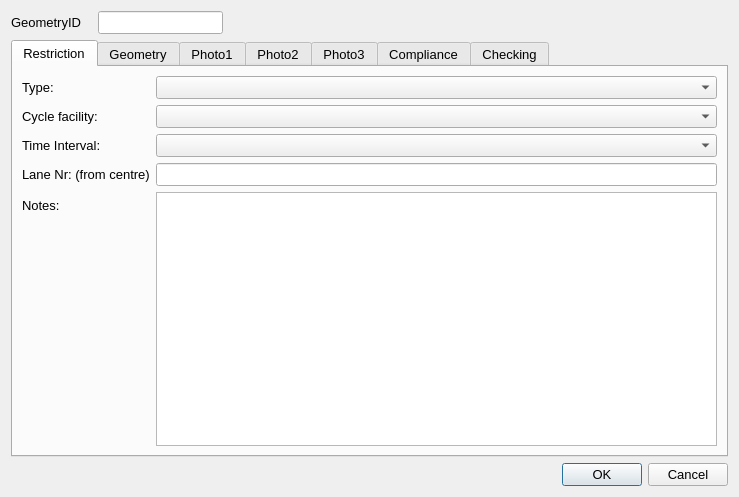
<?xml version="1.0" encoding="UTF-8"?>
<ui version="4.0">
 <class>Dialog</class>
 <widget class="QDialog" name="Dialog">
  <property name="geometry">
   <rect>
    <x>0</x>
    <y>0</y>
    <width>739</width>
    <height>497</height>
   </rect>
  </property>
  <property name="sizePolicy">
   <sizepolicy hsizetype="Fixed" vsizetype="Fixed">
    <horstretch>0</horstretch>
    <verstretch>0</verstretch>
   </sizepolicy>
  </property>
  <property name="maximumSize">
   <size>
    <width>750</width>
    <height>550</height>
   </size>
  </property>
  <property name="font">
   <font>
    <pointsize>10</pointsize>
   </font>
  </property>
  <property name="windowTitle">
   <string>Dialog</string>
  </property>
  <layout class="QGridLayout" name="gridLayout">
   <item row="2" column="2">
    <widget class="QDialogButtonBox" name="button_box">
     <property name="orientation">
      <enum>Qt::Horizontal</enum>
     </property>
     <property name="standardButtons">
      <set>QDialogButtonBox::Cancel|QDialogButtonBox::Ok</set>
     </property>
    </widget>
   </item>
   <item row="0" column="1">
    <widget class="QLineEdit" name="GeometryID">
     <property name="sizePolicy">
      <sizepolicy hsizetype="Preferred" vsizetype="Preferred">
       <horstretch>0</horstretch>
       <verstretch>0</verstretch>
      </sizepolicy>
     </property>
     <property name="font">
      <font>
       <pointsize>10</pointsize>
      </font>
     </property>
     <property name="inputMask">
      <string/>
     </property>
     <property name="readOnly">
      <bool>true</bool>
     </property>
     <property name="placeholderText">
      <string/>
     </property>
    </widget>
   </item>
   <item row="1" column="0" colspan="3">
    <widget class="QTabWidget" name="Details">
     <property name="sizePolicy">
      <sizepolicy hsizetype="Expanding" vsizetype="Expanding">
       <horstretch>0</horstretch>
       <verstretch>0</verstretch>
      </sizepolicy>
     </property>
     <property name="minimumSize">
      <size>
       <width>0</width>
       <height>0</height>
      </size>
     </property>
     <property name="font">
      <font>
       <pointsize>10</pointsize>
      </font>
     </property>
     <property name="cursor">
      <cursorShape>IBeamCursor</cursorShape>
     </property>
     <property name="mouseTracking">
      <bool>true</bool>
     </property>
     <property name="acceptDrops">
      <bool>true</bool>
     </property>
     <property name="currentIndex">
      <number>0</number>
     </property>
     <widget class="QWidget" name="RestrictionDetails">
      <property name="focusPolicy">
       <enum>Qt::NoFocus</enum>
      </property>
      <attribute name="title">
       <string>Restriction</string>
      </attribute>
      <layout class="QFormLayout" name="formLayout">
       <property name="fieldGrowthPolicy">
        <enum>QFormLayout::AllNonFixedFieldsGrow</enum>
       </property>
       <item row="2" column="0">
        <widget class="QLabel" name="label_7">
         <property name="text">
          <string>Type:</string>
         </property>
        </widget>
       </item>
       <item row="2" column="1">
        <widget class="QComboBox" name="SpecialDesignationTypeID"/>
       </item>
       <item row="4" column="0">
        <widget class="QLabel" name="label_6">
         <property name="text">
          <string>Time Interval:</string>
         </property>
        </widget>
       </item>
       <item row="4" column="1">
        <widget class="QComboBox" name="timeInterval"/>
       </item>
       <item row="5" column="0">
        <widget class="QLabel" name="label_3">
         <property name="text">
          <string>Lane Nr: (from centre)</string>
         </property>
        </widget>
       </item>
       <item row="5" column="1">
        <widget class="QLineEdit" name="NrStands"/>
       </item>
       <item row="9" column="0">
        <widget class="QLabel" name="lbl_Notes">
         <property name="text">
          <string>Notes:</string>
         </property>
        </widget>
       </item>
       <item row="3" column="0">
        <widget class="QLabel" name="label_15">
         <property name="text">
          <string>Cycle facility:</string>
         </property>
        </widget>
       </item>
       <item row="3" column="1">
        <widget class="QComboBox" name="CycleFacilityTypeID"/>
       </item>
       <item row="9" column="1">
        <widget class="QTextEdit" name="Notes"/>
       </item>
      </layout>
     </widget>
     <widget class="QWidget" name="Geometry">
      <attribute name="title">
       <string>Geometry</string>
      </attribute>
      <layout class="QFormLayout" name="formLayout_2">
       <property name="fieldGrowthPolicy">
        <enum>QFormLayout::AllNonFixedFieldsGrow</enum>
       </property>
       <item row="0" column="0">
        <widget class="QLabel" name="lbl_RoadName">
         <property name="minimumSize">
          <size>
           <width>90</width>
           <height>16</height>
          </size>
         </property>
         <property name="font">
          <font>
           <pointsize>10</pointsize>
          </font>
         </property>
         <property name="text">
          <string>Road Name:</string>
         </property>
        </widget>
       </item>
       <item row="0" column="1">
        <widget class="QLineEdit" name="RoadName"/>
       </item>
       <item row="1" column="0">
        <widget class="QLabel" name="lbl_USRN">
         <property name="minimumSize">
          <size>
           <width>90</width>
           <height>16</height>
          </size>
         </property>
         <property name="font">
          <font>
           <pointsize>10</pointsize>
          </font>
         </property>
         <property name="text">
          <string>USRN:</string>
         </property>
        </widget>
       </item>
       <item row="1" column="1">
        <widget class="QLineEdit" name="USRN"/>
       </item>
       <item row="3" column="1">
        <spacer name="verticalSpacer">
         <property name="orientation">
          <enum>Qt::Vertical</enum>
         </property>
         <property name="sizeHint" stdset="0">
          <size>
           <width>20</width>
           <height>40</height>
          </size>
         </property>
        </spacer>
       </item>
       <item row="4" column="0">
        <widget class="QLabel" name="label_8">
         <property name="text">
          <string>Last Update Date:</string>
         </property>
        </widget>
       </item>
       <item row="4" column="1">
        <widget class="QDateTimeEdit" name="LastUpdateDateTime">
         <property name="readOnly">
          <bool>true</bool>
         </property>
        </widget>
       </item>
       <item row="5" column="0">
        <widget class="QLabel" name="label_2">
         <property name="text">
          <string>Last Changed By:</string>
         </property>
        </widget>
       </item>
       <item row="5" column="1">
        <widget class="QLineEdit" name="LastUpdatePerson"/>
       </item>
       <item row="6" column="0">
        <widget class="QLabel" name="label_9">
         <property name="text">
          <string>RestrictionID:</string>
         </property>
        </widget>
       </item>
       <item row="6" column="1">
        <widget class="QLineEdit" name="RestrictionID"/>
       </item>
      </layout>
     </widget>
     <widget class="QWidget" name="PhotoTab_01">
      <attribute name="title">
       <string>Photo1</string>
      </attribute>
      <layout class="QGridLayout" name="gridLayout_2">
       <item row="1" column="0">
        <widget class="QPushButton" name="startCamera1">
         <property name="maximumSize">
          <size>
           <width>150</width>
           <height>16777215</height>
          </size>
         </property>
         <property name="text">
          <string>open Camera</string>
         </property>
         <property name="icon">
          <iconset>
           <normaloff>../../../../PC18-26 Carnegie Library Lambeth/Mapping/Templates/camara_foto.png</normaloff>../../../../PC18-26 Carnegie Library Lambeth/Mapping/Templates/camara_foto.png</iconset>
         </property>
         <property name="checkable">
          <bool>true</bool>
         </property>
         <property name="autoDefault">
          <bool>false</bool>
         </property>
         <property name="default">
          <bool>false</bool>
         </property>
        </widget>
       </item>
       <item row="1" column="2">
        <widget class="QPushButton" name="getPhoto1">
         <property name="maximumSize">
          <size>
           <width>150</width>
           <height>16777215</height>
          </size>
         </property>
         <property name="text">
          <string>take Photo</string>
         </property>
         <property name="icon">
          <iconset>
           <normaloff>../../../../PC18-26 Carnegie Library Lambeth/Mapping/Templates/take-photo-icon-21.jpg</normaloff>../../../../PC18-26 Carnegie Library Lambeth/Mapping/Templates/take-photo-icon-21.jpg</iconset>
         </property>
         <property name="checkable">
          <bool>false</bool>
         </property>
         <property name="autoDefault">
          <bool>false</bool>
         </property>
        </widget>
       </item>
       <item row="0" column="0">
        <widget class="QLabel" name="Photo_Widget_01">
         <property name="sizePolicy">
          <sizepolicy hsizetype="Fixed" vsizetype="Fixed">
           <horstretch>0</horstretch>
           <verstretch>0</verstretch>
          </sizepolicy>
         </property>
         <property name="maximumSize">
          <size>
           <width>640</width>
           <height>480</height>
          </size>
         </property>
         <property name="autoFillBackground">
          <bool>true</bool>
         </property>
         <property name="text">
          <string>No photo</string>
         </property>
        </widget>
       </item>
      </layout>
     </widget>
     <widget class="QWidget" name="PhotoTab_02">
      <attribute name="title">
       <string>Photo2</string>
      </attribute>
      <layout class="QGridLayout" name="gridLayout_4">
       <item row="0" column="0">
        <widget class="QLabel" name="Photo_Widget_02">
         <property name="sizePolicy">
          <sizepolicy hsizetype="Fixed" vsizetype="Fixed">
           <horstretch>0</horstretch>
           <verstretch>0</verstretch>
          </sizepolicy>
         </property>
         <property name="maximumSize">
          <size>
           <width>640</width>
           <height>480</height>
          </size>
         </property>
         <property name="autoFillBackground">
          <bool>true</bool>
         </property>
         <property name="text">
          <string>No photo</string>
         </property>
        </widget>
       </item>
       <item row="1" column="0">
        <widget class="QPushButton" name="startCamera2">
         <property name="maximumSize">
          <size>
           <width>150</width>
           <height>16777215</height>
          </size>
         </property>
         <property name="text">
          <string>open Camera</string>
         </property>
         <property name="icon">
          <iconset>
           <normaloff>../../../../PC18-26 Carnegie Library Lambeth/Mapping/Templates/camara_foto.png</normaloff>../../../../PC18-26 Carnegie Library Lambeth/Mapping/Templates/camara_foto.png</iconset>
         </property>
         <property name="checkable">
          <bool>true</bool>
         </property>
         <property name="autoDefault">
          <bool>false</bool>
         </property>
         <property name="default">
          <bool>false</bool>
         </property>
        </widget>
       </item>
       <item row="1" column="1">
        <widget class="QPushButton" name="getPhoto2">
         <property name="maximumSize">
          <size>
           <width>150</width>
           <height>16777215</height>
          </size>
         </property>
         <property name="text">
          <string>take Photo</string>
         </property>
         <property name="icon">
          <iconset>
           <normaloff>../../../../PC18-26 Carnegie Library Lambeth/Mapping/Templates/take-photo-icon-21.jpg</normaloff>../../../../PC18-26 Carnegie Library Lambeth/Mapping/Templates/take-photo-icon-21.jpg</iconset>
         </property>
         <property name="checkable">
          <bool>false</bool>
         </property>
         <property name="autoDefault">
          <bool>false</bool>
         </property>
        </widget>
       </item>
      </layout>
     </widget>
     <widget class="QWidget" name="PhotoTab_03">
      <attribute name="title">
       <string>Photo3</string>
      </attribute>
      <layout class="QGridLayout" name="gridLayout_3">
       <item row="0" column="0">
        <widget class="QLabel" name="Photo_Widget_03">
         <property name="autoFillBackground">
          <bool>true</bool>
         </property>
         <property name="text">
          <string>No photo</string>
         </property>
        </widget>
       </item>
       <item row="1" column="2">
        <widget class="QPushButton" name="getPhoto3">
         <property name="maximumSize">
          <size>
           <width>150</width>
           <height>16777215</height>
          </size>
         </property>
         <property name="text">
          <string>take Photo</string>
         </property>
         <property name="icon">
          <iconset>
           <normaloff>../../../../PC18-26 Carnegie Library Lambeth/Mapping/Templates/take-photo-icon-21.jpg</normaloff>../../../../PC18-26 Carnegie Library Lambeth/Mapping/Templates/take-photo-icon-21.jpg</iconset>
         </property>
         <property name="checkable">
          <bool>false</bool>
         </property>
         <property name="autoDefault">
          <bool>false</bool>
         </property>
        </widget>
       </item>
       <item row="1" column="0">
        <widget class="QPushButton" name="startCamera3">
         <property name="maximumSize">
          <size>
           <width>150</width>
           <height>16777215</height>
          </size>
         </property>
         <property name="text">
          <string>open Camera</string>
         </property>
         <property name="icon">
          <iconset>
           <normaloff>../../../../PC18-26 Carnegie Library Lambeth/Mapping/Templates/camara_foto.png</normaloff>../../../../PC18-26 Carnegie Library Lambeth/Mapping/Templates/camara_foto.png</iconset>
         </property>
         <property name="checkable">
          <bool>true</bool>
         </property>
         <property name="autoDefault">
          <bool>false</bool>
         </property>
         <property name="default">
          <bool>false</bool>
         </property>
        </widget>
       </item>
      </layout>
     </widget>
     <widget class="QWidget" name="tab">
      <attribute name="title">
       <string>Compliance</string>
      </attribute>
      <widget class="QWidget" name="layoutWidget">
       <property name="geometry">
        <rect>
         <x>9</x>
         <y>3</y>
         <width>701</width>
         <height>381</height>
        </rect>
       </property>
       <layout class="QGridLayout" name="gridLayout_5">
        <item row="0" column="0">
         <widget class="QLabel" name="label_10">
          <property name="text">
           <string>Road Markings Condition:</string>
          </property>
         </widget>
        </item>
        <item row="0" column="1">
         <widget class="QComboBox" name="ComplianceRoadMarkingsFaded"/>
        </item>
        <item row="1" column="0">
         <widget class="QLabel" name="label_11">
          <property name="text">
           <string>Restriction-&gt;Sign:</string>
          </property>
         </widget>
        </item>
        <item row="1" column="1">
         <widget class="QComboBox" name="ComplianceRestrictionSignIssue"/>
        </item>
        <item row="2" column="0">
         <widget class="QLabel" name="label_12">
          <property name="text">
           <string>Compliance notes:</string>
          </property>
         </widget>
        </item>
        <item row="2" column="1">
         <widget class="QTextEdit" name="ComplianceNotes"/>
        </item>
       </layout>
      </widget>
     </widget>
     <widget class="QWidget" name="checkingTab">
      <attribute name="title">
       <string>Checking</string>
      </attribute>
      <layout class="QFormLayout" name="formLayout_3">
       <item row="1" column="0">
        <widget class="QLabel" name="label_4">
         <property name="text">
          <string>Check Notes:</string>
         </property>
        </widget>
       </item>
       <item row="1" column="1">
        <widget class="QTextEdit" name="MHTC_CheckNotes"/>
       </item>
       <item row="0" column="0">
        <widget class="QLabel" name="label_5">
         <property name="text">
          <string>Check issue type:</string>
         </property>
        </widget>
       </item>
       <item row="0" column="1">
        <widget class="QComboBox" name="MHTC_CheckIssueTypeID"/>
       </item>
       <item row="3" column="0">
        <widget class="QCheckBox" name="FieldCheckCompleted">
         <property name="text">
          <string>Field check completed</string>
         </property>
        </widget>
       </item>
       <item row="2" column="0">
        <spacer name="verticalSpacer_2">
         <property name="orientation">
          <enum>Qt::Vertical</enum>
         </property>
         <property name="sizeHint" stdset="0">
          <size>
           <width>20</width>
           <height>20</height>
          </size>
         </property>
        </spacer>
       </item>
       <item row="8" column="0">
        <widget class="QLabel" name="label_13">
         <property name="text">
          <string>Check date:</string>
         </property>
        </widget>
       </item>
       <item row="5" column="0">
        <widget class="QLabel" name="label_14">
         <property name="text">
          <string>Checked by:</string>
         </property>
        </widget>
       </item>
       <item row="4" column="0">
        <spacer name="verticalSpacer_3">
         <property name="orientation">
          <enum>Qt::Vertical</enum>
         </property>
         <property name="sizeHint" stdset="0">
          <size>
           <width>20</width>
           <height>10</height>
          </size>
         </property>
        </spacer>
       </item>
       <item row="5" column="1">
        <widget class="QLineEdit" name="Last_MHTC_Check_UpdatePerson"/>
       </item>
       <item row="8" column="1">
        <widget class="QDateTimeEdit" name="Last_MHTC_Check_UpdateDateTime"/>
       </item>
      </layout>
     </widget>
    </widget>
   </item>
   <item row="0" column="0">
    <widget class="QLabel" name="label">
     <property name="minimumSize">
      <size>
       <width>81</width>
       <height>16</height>
      </size>
     </property>
     <property name="font">
      <font>
       <pointsize>10</pointsize>
      </font>
     </property>
     <property name="text">
      <string>GeometryID</string>
     </property>
    </widget>
   </item>
  </layout>
 </widget>
 <resources/>
 <connections>
  <connection>
   <sender>button_box</sender>
   <signal>accepted()</signal>
   <receiver>Dialog</receiver>
   <slot>accept()</slot>
   <hints>
    <hint type="sourcelabel">
     <x>248</x>
     <y>254</y>
    </hint>
    <hint type="destinationlabel">
     <x>157</x>
     <y>274</y>
    </hint>
   </hints>
  </connection>
  <connection>
   <sender>button_box</sender>
   <signal>rejected()</signal>
   <receiver>Dialog</receiver>
   <slot>reject()</slot>
   <hints>
    <hint type="sourcelabel">
     <x>316</x>
     <y>260</y>
    </hint>
    <hint type="destinationlabel">
     <x>286</x>
     <y>274</y>
    </hint>
   </hints>
  </connection>
 </connections>
</ui>
